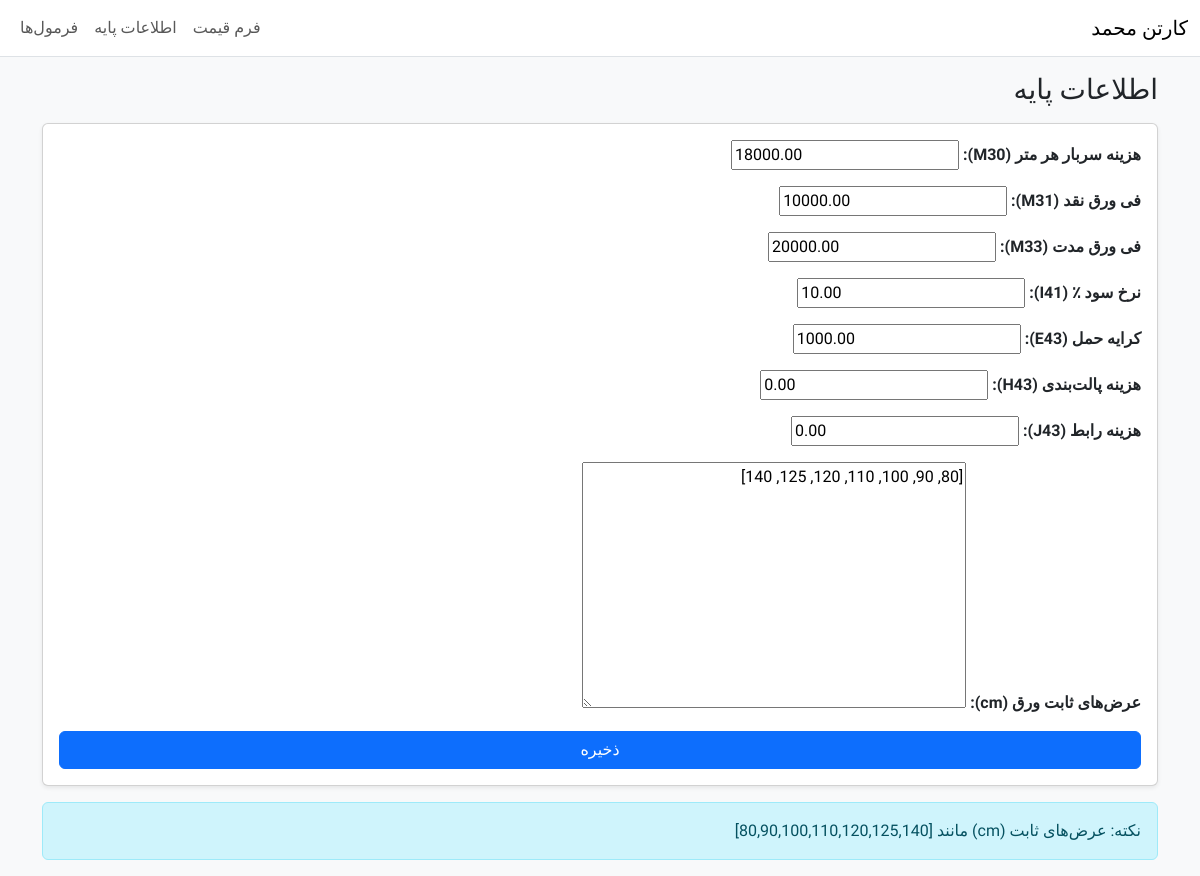
The app's page /, older data.
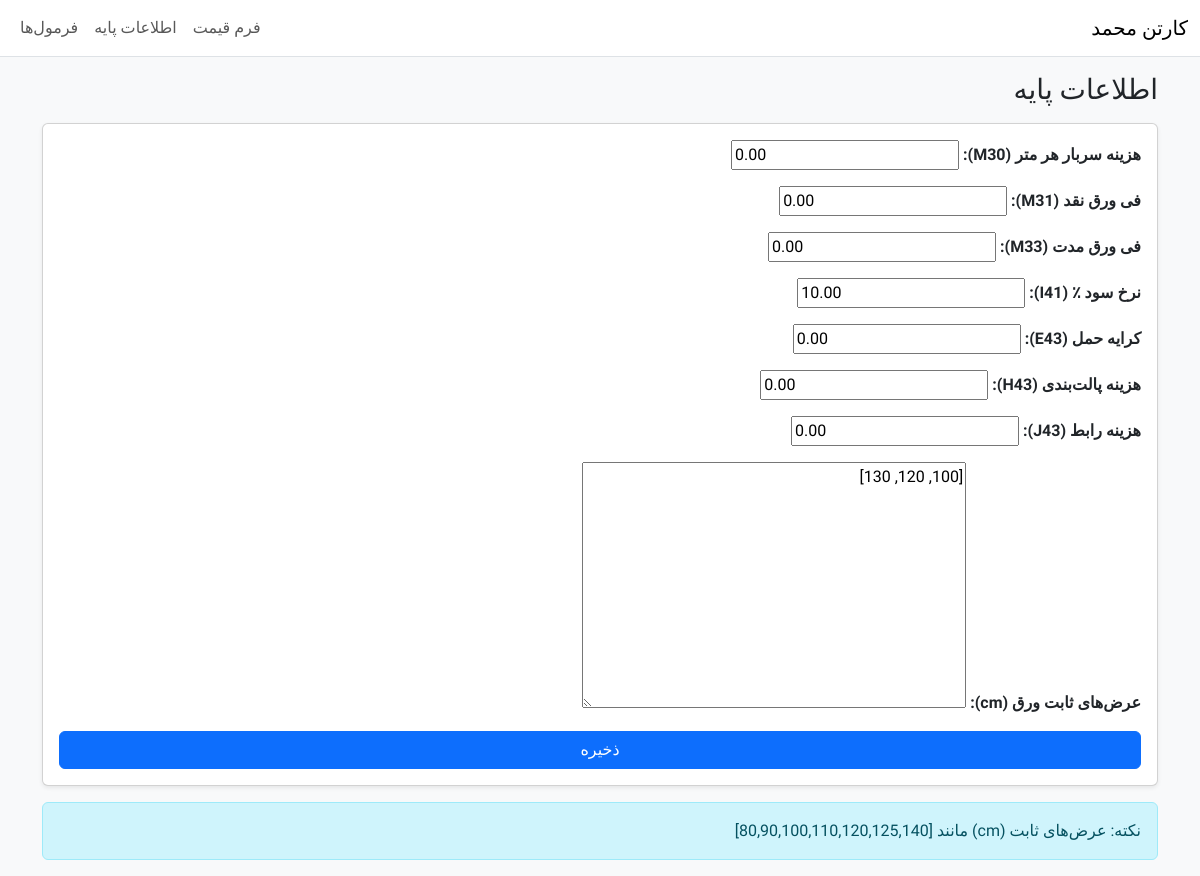
The same page, newer data.
### carton_pricing/models.py (models this page shows, shortened)
class TimeStamped(models.Model):
    created_at = models.DateTimeField(auto_now_add=True)
    updated_at = models.DateTimeField(auto_now=True)
    class Meta:
        abstract = True

class BaseSettings(TimeStamped):
    singleton_key = models.CharField(max_length=8, default='ONLY', unique=True, editable=False)
    overhead_per_meter = models.DecimalField('هزینه سربار هر متر (M30)', max_digits=18, decimal_places=2, default=0)  # M30
    sheet_price_cash = models.DecimalField('فی ورق نقد (M31)', max_digits=18, decimal_places=2, default=0)  # M31
    sheet_price_credit = models.DecimalField('فی ورق مدت (M33)', max_digits=18, decimal_places=2, default=0)  # M33
    profit_rate_percent = models.DecimalField('نرخ سود ٪ (I41)', max_digits=6, decimal_places=2, default=10)  # I41
    shipping_cost = models.DecimalField('کرایه حمل (E43)', max_digits=18, decimal_places=2, default=0)
    pallet_cost = models.DecimalField('هزینه پالت‌بندی (H43)', max_digits=18, decimal_places=2, default=0)
    interface_cost = models.DecimalField('هزینه رابط (J43)', max_digits=18, decimal_places=2, default=0)
    fixed_widths = models.JSONField('عرض‌های ثابت ورق (cm)', default=list)  # e.g. [80,90,100,110,120,125,140]
    custom_vars = models.JSONField('ثابت‌های سفارشی', default=dict, blank=True)

### carton_pricing/views.py (the view)
# urls.py: path("", views.base_settings_view, name="base_settings"),  # روت سایت
def base_settings_view(request: HttpRequest) -> HttpResponse:
    bs = get_or_create_settings()
    if request.method == "POST":
        form = BaseSettingsForm(request.POST, instance=bs)
        if form.is_valid():
            with transaction.atomic():
                form.save()  # همان رکورد را آپدیت می‌کند (pk برقرار است)
            messages.success(request, "اطلاعات پایه ذخیره شد.")
            return redirect("carton_pricing:base_settings")
        messages.error(request, "خطا در ذخیره تنظیمات. لطفاً مقادیر ورودی را بررسی کنید.")
    else:
        form = BaseSettingsForm(instance=bs)
    return render(request, "carton_pricing/base_settings.html", {"form": form})

### carton_pricing/forms.py
class BaseSettingsForm(forms.ModelForm):
    class Meta:
        model = BaseSettings
        fields = [
            "overhead_per_meter",
            "sheet_price_cash",
            "sheet_price_credit",
            "profit_rate_percent",
            "shipping_cost",
            "pallet_cost",
            "interface_cost",
            "fixed_widths",
        ]
    widgets = {
        "fixed_widths": forms.TextInput(attrs={"placeholder": "مثلاً: [80,90,100,110,120,125,140]", "class": "form-control"}),
    }

### carton_pricing/views.py (called while the page is built)
def get_or_create_settings() -> BaseSettings:
    bs = BaseSettings.objects.first()
    if bs:
        return bs
    defaults = seed_defaults_from_external(get_settings_external())
    return BaseSettings.objects.create(**defaults)

### carton_pricing/templates/carton_pricing/base_settings.html (shortened to what this page needs)
{% extends 'base.html' %}
{% block content %}
<h3 class="mb-3">اطلاعات پایه</h3>
<form method="post" class="card card-body shadow-sm">{% csrf_token %}
  {{ form.as_p }}
  <button class="btn btn-primary">ذخیره</button>
</form>
<div class="alert alert-info mt-3">
  <div>نکته: عرض‌های ثابت (cm) مانند [80,90,100,110,120,125,140]</div>
</div>
{% endblock %}

### templates/base.html (shortened to what this page needs)
<!doctype html>
<html lang="fa" dir="rtl">
<head>
  <link href="https://cdn.jsdelivr.net/npm/bootstrap@5.3.3/dist/css/bootstrap.rtl.min.css" rel="stylesheet">
  <link rel="stylesheet" href="https://cdn.jsdelivr.net/npm/persian-datepicker@1.2.0/dist/css/persian-datepicker.css" />
</head>
<body class="bg-light">
<nav class="navbar navbar-expand-lg bg-white border-bottom mb-3">
  <div class="container-fluid">
    <a class="navbar-brand" href="#">کارتن محمد</a>
    <div class="navbar-nav">
      <a class="nav-link" href="/price-form/">فرم قیمت</a>
      <a class="nav-link" href="/base-settings/">اطلاعات پایه</a>
      <a class="nav-link" href="/formulas/">فرمول‌ها</a>
    </div>
  </div>
</nav>
<div class="container">{% block content %}{% endblock %}</div>
</body>
</html>

### templates/base.html (style rules this page uses)
body { font-family: Vazirmatn, sans-serif; }
label { font-weight:600 }

Row changes from the older to the newer data that the page shows:
changed BaseSettings: overhead_per_meter "18000.00" → "0.00"; sheet_price_cash "10000.00" → "0.00"; sheet_price_credit "20000.00" → "0.00"; shipping_cost "1000.00" → "0.00"; fixed_widths "[80, 90, 100, 110, 120, 125, 140]" → "[100, 120, 130]"
